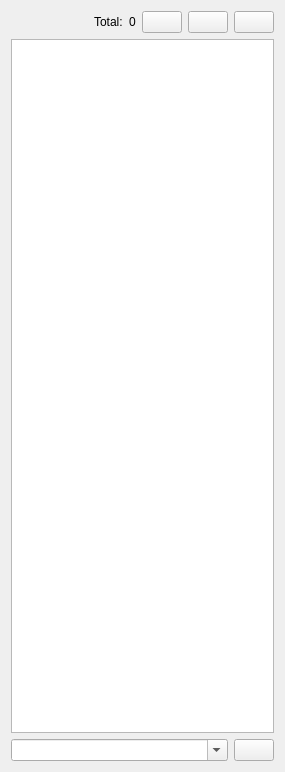
<?xml version="1.0" encoding="UTF-8"?>
<ui version="4.0">
 <class>MapEditor</class>
 <widget class="QWidget" name="MapEditor">
  <property name="geometry">
   <rect>
    <x>0</x>
    <y>0</y>
    <width>285</width>
    <height>772</height>
   </rect>
  </property>
  <property name="windowTitle">
   <string>Form</string>
  </property>
  <layout class="QVBoxLayout" name="verticalLayout_2">
   <item>
    <layout class="QVBoxLayout" name="verticalLayout">
     <item>
      <layout class="QHBoxLayout" name="horizontalLayout">
       <item>
        <widget class="QLabel" name="label_2">
         <property name="text">
          <string/>
         </property>
         <property name="pixmap">
          <pixmap resource="../textedit.qrc">:/images/map.png</pixmap>
         </property>
        </widget>
       </item>
       <item>
        <spacer name="horizontalSpacer">
         <property name="orientation">
          <enum>Qt::Horizontal</enum>
         </property>
         <property name="sizeHint" stdset="0">
          <size>
           <width>40</width>
           <height>20</height>
          </size>
         </property>
        </spacer>
       </item>
       <item>
        <widget class="QLabel" name="label">
         <property name="text">
          <string>Total:</string>
         </property>
        </widget>
       </item>
       <item>
        <widget class="QLabel" name="lbTotal">
         <property name="text">
          <string>0</string>
         </property>
        </widget>
       </item>
       <item>
        <widget class="QPushButton" name="viewMapButton">
         <property name="toolTip">
          <string>View Map Detail</string>
         </property>
         <property name="text">
          <string/>
         </property>
         <property name="icon">
          <iconset resource="../textedit.qrc">
           <normaloff>:/images/ViewDetailMap.png</normaloff>:/images/ViewDetailMap.png</iconset>
         </property>
        </widget>
       </item>
       <item>
        <widget class="QPushButton" name="addMapButton">
         <property name="toolTip">
          <string>Add Map</string>
         </property>
         <property name="text">
          <string/>
         </property>
         <property name="icon">
          <iconset resource="../textedit.qrc">
           <normaloff>:/images/AddMap.png</normaloff>:/images/AddMap.png</iconset>
         </property>
        </widget>
       </item>
       <item>
        <widget class="QPushButton" name="removeMapButton">
         <property name="toolTip">
          <string>Remove Map</string>
         </property>
         <property name="text">
          <string/>
         </property>
         <property name="icon">
          <iconset resource="../textedit.qrc">
           <normaloff>:/images/RemoveMap.png</normaloff>:/images/RemoveMap.png</iconset>
         </property>
        </widget>
       </item>
      </layout>
     </item>
     <item>
      <widget class="QTreeView" name="mapTreeView"/>
     </item>
     <item>
      <layout class="QHBoxLayout" name="horizontalLayout_2">
       <item>
        <widget class="QComboBox" name="comboBox">
         <property name="enabled">
          <bool>true</bool>
         </property>
         <property name="editable">
          <bool>true</bool>
         </property>
        </widget>
       </item>
       <item>
        <widget class="QPushButton" name="findMapButton">
         <property name="sizePolicy">
          <sizepolicy hsizetype="Maximum" vsizetype="Fixed">
           <horstretch>0</horstretch>
           <verstretch>0</verstretch>
          </sizepolicy>
         </property>
         <property name="minimumSize">
          <size>
           <width>10</width>
           <height>0</height>
          </size>
         </property>
         <property name="toolTip">
          <string>Find Map</string>
         </property>
         <property name="text">
          <string/>
         </property>
         <property name="icon">
          <iconset resource="../textedit.qrc">
           <normaloff>:/images/findMap.png</normaloff>:/images/findMap.png</iconset>
         </property>
        </widget>
       </item>
      </layout>
     </item>
    </layout>
   </item>
  </layout>
 </widget>
 <resources>
  <include location="mapeditor.qrc"/>
  <include location="../textedit.qrc"/>
  <include location="../textedit.qrc"/>
 </resources>
 <connections/>
</ui>
